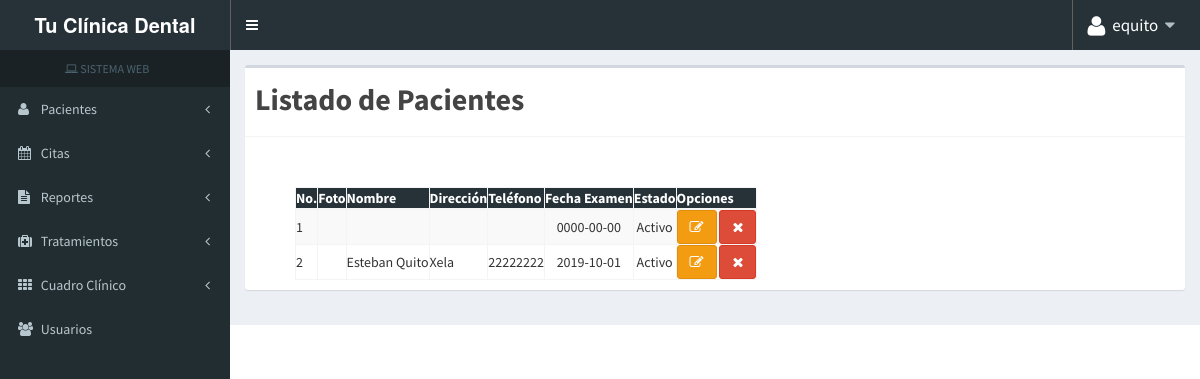
The page /listaPaciente.php (signed in) on the database its author committed.
### tables this page shows
CREATE TABLE `tbl_pacientes` (
  `id_Pacientes` int(11) NOT NULL,
  `nombre_Pacientes` varchar(45) NOT NULL,
  `direccion_Pacientes` varchar(45) NOT NULL,
  `telefonoCasa` varchar(12) DEFAULT NULL,
  `telefonoCel` varchar(12) DEFAULT NULL,
  `fechaRegistro` date NOT NULL,
  `fechaNacimiento` date NOT NULL,
  `estadoCivil` varchar(45) DEFAULT NULL,
  `ocupacion` varchar(45) DEFAULT NULL,
  `recomendadoPor` varchar(45) DEFAULT NULL,
  `personaResponsable` varchar(40) DEFAULT NULL,
  `numeroRecomendaciones` int(11) DEFAULT NULL,
  `direccionResponsable` varchar(45) DEFAULT NULL,
  `medicoPersonal` varchar(45) DEFAULT NULL,
  `telefonoMedico` varchar(45) DEFAULT NULL,
  `fotografias` varchar(254) DEFAULT NULL,
  `estadoPaciente` varchar(45) NOT NULL
);

### listaPaciente.php (the view, shortened to what this page needs)
<?php
  $db =  new DbConnection;
  $conexion=$db->conectar();
?>
<!DOCTYPE html>
<html lang="en">
<head>
  <link rel="stylesheet" href="css/bootstrap.min.css">
  <link rel="stylesheet" href="css/font-awesome.css">
  <link rel="stylesheet" href="css/AdminLTE.min.css">
  <link rel="stylesheet" href="css/_all-skins.min.css">
  <link rel="stylesheet" href="css/jquery.dataTables.min.css">
  <link rel="stylesheet" href="DataTables/DataTables-1.10.18/dataTables.bootstrap.min.js">
  <link rel="stylesheet" href="css/alertify.min.css">
  <link rel="stylesheet" href="css/themes/default.min.css"/>
</head>
<body class="hold-transition skin-blue sidebar-mini">
<?php require_once 'plantilla.php';
 ?>
<div class="content-wrapper" style="margin-top:50px;">
  <section class="content">
    <div class="row">
      <div class="col-md-12">
        <div class="box">
          <div class="box-header with-border">
            <label style="font-size:30px;">Listado de Pacientes</label>
          </div>
          <div class="box-body">
            <br>
            <br>
              <div class="row" style="margin-left:25px;margin-right:25px;">
                <div class="col-md-12" >
                        <table class="display table-bordered table-hover table-striped" id="mytable">
                            <thead style="background: #263238; color:#FFFFFF;">
                                <tr>
                                    <th>No.</th>
                                    <th>Foto</th>
                                    <th>Nombre</th>
                                    <th>Dirección</th>
                                    <th>Teléfono</th>
                                    <th>Fecha Examen</th>
                                    <th>Estado</th>
                                    <th>Opciones</th>
                                </tr>
                            </thead>
                            <tbody>
                                <?php
                                  $i = 0;
								  $sql="SELECT *From tbl_pacientes order by id_Pacientes desc";
								  $result=mysqli_query($conexion,$sql);
								  while($row=mysqli_fetch_array($result)){
									$i++;
                                ?>
                              <tr>
                <td><?php echo $i; ?></td>
                <td></td>
                <td class="font-weight-bold"><?php echo $row['nombre_Pacientes'] ?></td>
                <td><?php echo $row['direccion_Pacientes'] ?></td>
                <td><?php echo $row['telefonoCel'] ?></td>
                <td class="text-center"><?php echo $row['fechaRegistro'] ?></td>
                <td class="text-center"><?php
                  if ($row['estadoPaciente'] == 'activo') {
                    echo "Activo";
                  }
                  ?></td>
                <td>
                                        <center>
										<button type="button" class="btn btn-warning " onclick="actualizar('<?php echo $row['id_Pacientes'] ?>','<?php echo $row['nombre_Pacientes'] ?>','<?php echo $row['direccion_Pacientes'] ?>','<?php echo $row['telefonoCel'] ?>')"  title="Editar" ><span class="fa fa-pencil-square-o edit"></span></button>
										<?php if ($row['estadoPaciente'] == 'activo') { ?>
										<button type="button" class="btn btn-danger" onclick="desactivar('<?php echo $row['id_Pacientes']; ?>','<?php echo $row['nombre_Pacientes']; ?>')"  title="Desactivar" ><i class="fa fa-times"></i></button>
										<?php }if ($row['estadoPaciente'] == 'inactivo') { ?>
										<button type="button" class="btn btn-success" onclick="activar('<?php echo $row['id_Pacientes'] ?>','<?php echo $row['nombre_Pacientes'] ?>')"  title="Activar" ><i class="fa fa-check"></i></button>
										<?php }  ?>
										</center>
                                    </td>
                              </tr>
								<?php
								  }
                                ?>
                          </tbody>
                          </table>
                  </div>
                </div>
            </div>
          </div>
        </div>
      </div>
    </div>
</body>
</html>

### rows shown on the page
tbl_pacientes: fechaRegistro "0000-00-00", estadoPaciente "Activo"
tbl_pacientes: nombre_Pacientes "Esteban Quito", direccion_Pacientes "Xela", telefonoCel "22222222", fechaRegistro "2019-10-01", estadoPaciente "Activo"

### other values the page prints
$_SESSION["usuario"] "equito"
